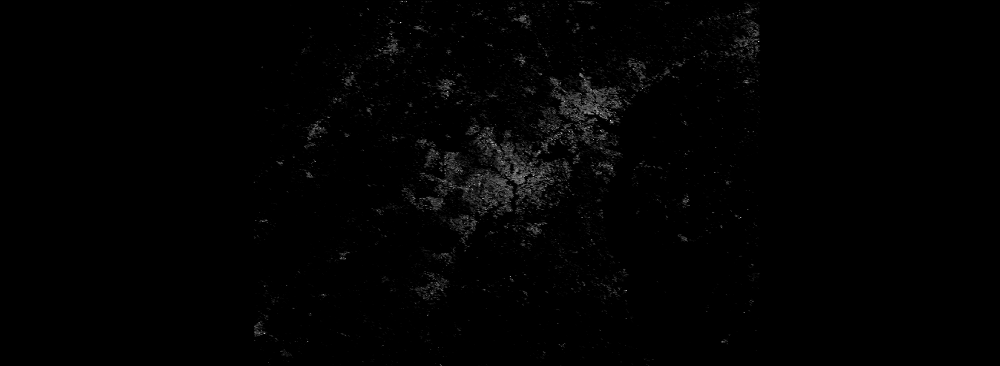
#> input picture Real_World/Data/GHSL_01_Washington/GHSL_2015_destretched.tif, 1000 x 366 px, shrunk from 5652 x 2067 before the run, given in place of GHSL_2015_destretched.png, which was not available
$ python locator_real_world.py
#> lines starting #> are read from the running program, lines starting #| are printed output that depends on the picture; pictures that were not available may be replaced by others from this repository, and a replacement may not be noted
import cv2
import numpy as np
import matplotlib.pyplot as plt
from sklearn.cluster import KMeans
from geopy.distance import geodesic
from PIL import Image

# ========== PARAMETERS ==========
NUM_GRIDS = 15                         # Number of power grids to be placed
MIN_DISTANCE_KM = 50                   # Minimum distance between two grids (in km)
INTENSITY_THRESHOLD = 20              # Brightness threshold to select pixels
# IMAGE_PATH = "./Real_World/Png_Files/GHSL_01/GHSL_2020.png"
# IMAGE_PATH = "./Batch_Loads/Png/NTL_02/NTL_2022.png"
IMAGE_PATH = "./Real_World/Croped_Pngs/GHSL_01/GHSL_2015_destretched.png"


# Coordinates of the image corners (top-left, bottom-left, bottom-right, top-right)
COORDINATES = [
    [-79.6104828125, 42.1057705066091],
    [-79.6104828125, 36.588415552450094],
    [-71.0850921875, 36.588415552450094],
    [-71.0850921875, 42.1057705066091]
]

# ========== GEO MAPPING ==========
lat_top = COORDINATES[0][1]
lat_bottom = COORDINATES[1][1]
lon_left = COORDINATES[0][0]
lon_right = COORDINATES[2][0]

def pixel_to_geo(x, y, width, height):
    lon = lon_left + (x / width) * (lon_right - lon_left)
    lat = lat_top - (y / height) * (lat_top - lat_bottom)
    return (lat, lon)

# ========== IMAGE LOADING ==========
image = Image.open(IMAGE_PATH).convert("L")  # Grayscale
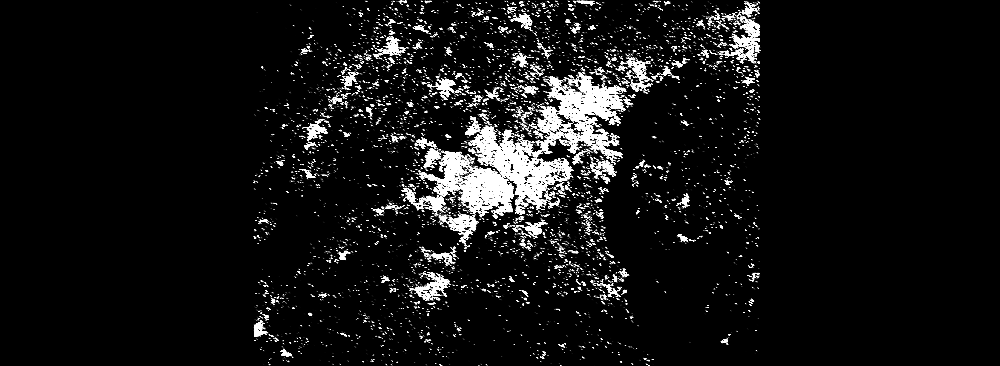
#> image: PIL image 1000x366 L; min 0, max 255, mean 20
image_array = np.array(image)
height, width = image_array.shape
#> height = 366; width = 1000

# ========== PROCESSING ==========

# ========== PROCESSING ==========

# Step 1: Plot histogram to choose good percentile threshold
plt.figure(figsize=(10, 5))
plt.hist(image_array.flatten(), bins=256, range=(0, 255), color='gray', edgecolor='black')
plt.title('Pixel Intensity Histogram')
plt.xlabel('Pixel Intensity')
plt.ylabel('Frequency')
plt.grid(True)
plt.show()
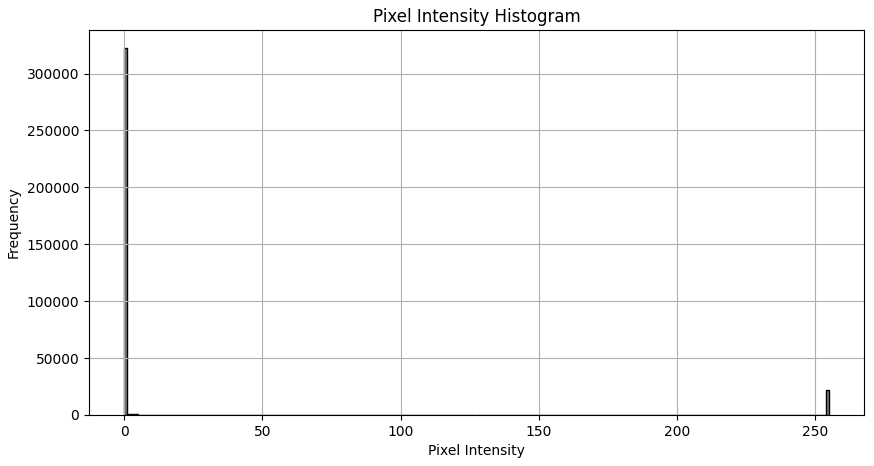
#> figure drawn by matplotlib, 1 panel; tallest bar 322158 high, from x = 0 to 0.996

# Step 2: Choose threshold using percentile
PERCENTILE = 90  # Try values like 85, 90, 95 to tune
INTENSITY_THRESHOLD = np.percentile(image_array, PERCENTILE)
#> INTENSITY_THRESHOLD = 23
print(f"Using threshold from {PERCENTILE}th percentile: {INTENSITY_THRESHOLD:.2f}")
#| Using threshold from 90th percentile: 23.00

# Step 3: Extract bright pixels using dynamic threshold
def get_bright_pixels(image_array, threshold):
#> called with threshold = 23
    y_indices, x_indices = np.where(image_array >= threshold)
    coords = np.column_stack((x_indices, y_indices))
#> coords = 36706 pairs, first value 253 to 760, second value 0 to 365
    return coords

bright_pixels = get_bright_pixels(image_array, INTENSITY_THRESHOLD)
#> bright_pixels has the same summary as coords in get_bright_pixels

# If too few bright pixels are selected, lower the percentile and re-run
if bright_pixels.shape[0] < NUM_GRIDS:
    raise ValueError(f"Too few bright pixels ({bright_pixels.shape[0]}) found at threshold {INTENSITY_THRESHOLD:.2f}. Try a lower percentile.")


# ========== VISUALIZATION ==========
plt.figure(figsize=(12, 8))
plt.imshow(image_array, cmap='gray')
#> (the run stopped early here; a loop or call above may not have finished)

$ run again, with Batch_Loads/Png/NTL_02/NTL_2022.png saved as Real_World/Data/GHSL_01_Washington/GHSL_2015_destretched.tif
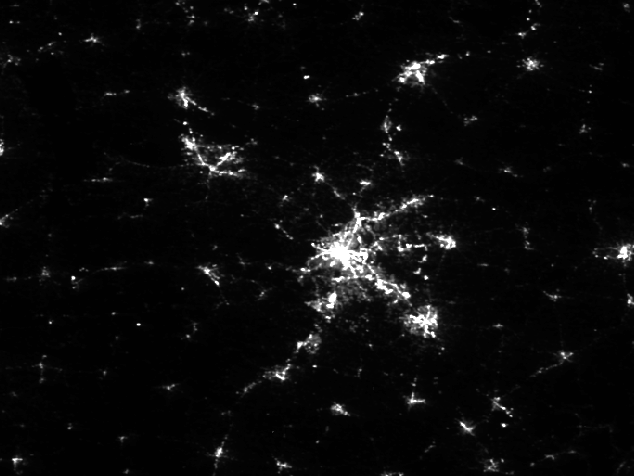
#> input picture Batch_Loads/Png/NTL_02/NTL_2022.png, 634 x 476 px, given in place of GHSL_2015_destretched.png, which was not available
#> image is the input picture: PIL image 634x476 L; min 1, max 255, mean 10.1
#> `plt.show()`:
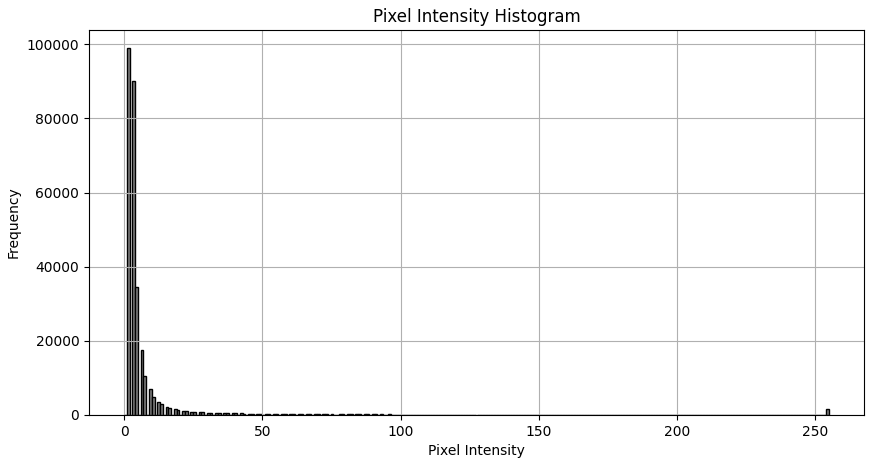
#> figure drawn by matplotlib, 1 panel; tallest bar 98903 high, from x = 0.996 to 1.99
#> INTENSITY_THRESHOLD = 15
#| Using threshold from 90th percentile: 15.00
#> coords = 31849 pairs, first value 0 to 633, second value 0 to 475
#> bright_pixels has the same summary as coords in get_bright_pixels
